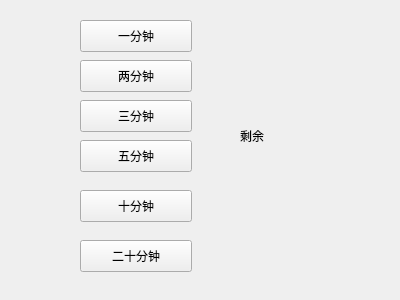
<?xml version="1.0" encoding="UTF-8"?>
<ui version="4.0">
 <class>MainWindow</class>
 <widget class="QMainWindow" name="MainWindow">
  <property name="geometry">
   <rect>
    <x>0</x>
    <y>0</y>
    <width>400</width>
    <height>300</height>
   </rect>
  </property>
  <property name="windowTitle">
   <string>MainWindow</string>
  </property>
  <widget class="QWidget" name="centralWidget">
   <widget class="QPushButton" name="pushButton">
    <property name="geometry">
     <rect>
      <x>80</x>
      <y>20</y>
      <width>112</width>
      <height>32</height>
     </rect>
    </property>
    <property name="text">
     <string>一分钟</string>
    </property>
   </widget>
   <widget class="QPushButton" name="pushButton_2">
    <property name="geometry">
     <rect>
      <x>80</x>
      <y>60</y>
      <width>112</width>
      <height>32</height>
     </rect>
    </property>
    <property name="text">
     <string>两分钟</string>
    </property>
   </widget>
   <widget class="QPushButton" name="pushButton_3">
    <property name="geometry">
     <rect>
      <x>80</x>
      <y>100</y>
      <width>112</width>
      <height>32</height>
     </rect>
    </property>
    <property name="text">
     <string>三分钟</string>
    </property>
   </widget>
   <widget class="QPushButton" name="pushButton_4">
    <property name="geometry">
     <rect>
      <x>80</x>
      <y>140</y>
      <width>112</width>
      <height>32</height>
     </rect>
    </property>
    <property name="text">
     <string>五分钟</string>
    </property>
   </widget>
   <widget class="QPushButton" name="pushButton_5">
    <property name="geometry">
     <rect>
      <x>80</x>
      <y>190</y>
      <width>112</width>
      <height>32</height>
     </rect>
    </property>
    <property name="text">
     <string>十分钟</string>
    </property>
   </widget>
   <widget class="QPushButton" name="pushButton_6">
    <property name="geometry">
     <rect>
      <x>80</x>
      <y>240</y>
      <width>112</width>
      <height>32</height>
     </rect>
    </property>
    <property name="text">
     <string>二十分钟</string>
    </property>
   </widget>
   <widget class="QLabel" name="label">
    <property name="geometry">
     <rect>
      <x>240</x>
      <y>110</y>
      <width>131</width>
      <height>51</height>
     </rect>
    </property>
    <property name="text">
     <string>剩余</string>
    </property>
   </widget>
  </widget>
  <widget class="QMenuBar" name="menuBar">
   <property name="geometry">
    <rect>
     <x>0</x>
     <y>0</y>
     <width>400</width>
     <height>22</height>
    </rect>
   </property>
  </widget>
 </widget>
 <layoutdefault spacing="6" margin="11"/>
 <resources/>
 <connections/>
</ui>
